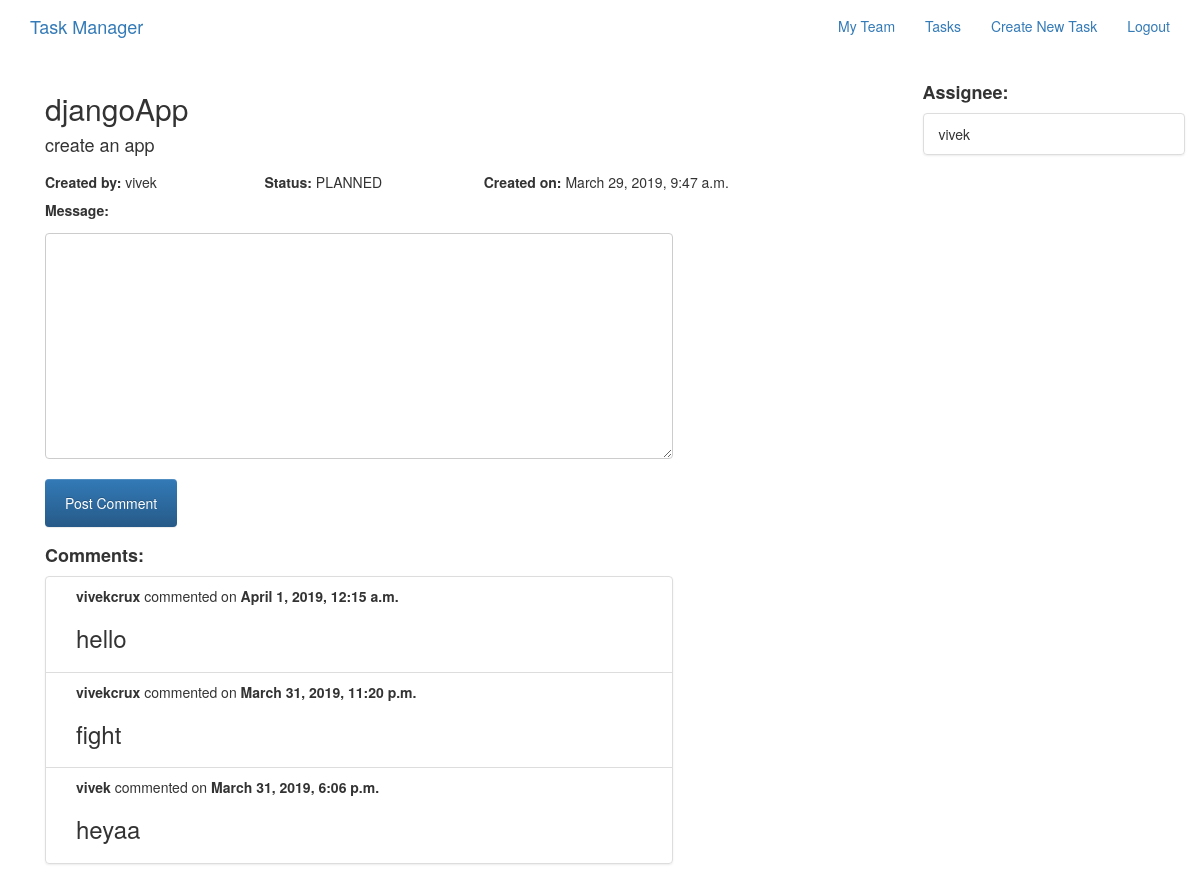
Screenshot of /tasks/about/djangoapp/ (signed in) with the database file from the repository.
### tasks/models.py (models this page shows, shortened)
class Task(models.Model):
    title = models.CharField(max_length=255,unique=True)
    description = models.TextField(blank=True,default='')
    STATUS_CHOICES = (
        ("PLANNED", "Planned"),
        ("INPROGRESS", "Inprogress"),
        ("DONE", "Done"),
    )
    status = models.CharField(max_length=10,
                              choices=STATUS_CHOICES,
                              default="PLANNED")
    slug = models.SlugField(allow_unicode=True,unique=True)
    creator = models.ForeignKey(User,related_name="tasks",on_delete=models.CASCADE)
    created_at = models.DateTimeField(auto_now=True)
    assignees = models.ManyToManyField(User,through="TaskAssignees")
    class Meta:
        ordering = ["-created_at"]

class Comment(models.Model):
    message = models.TextField(unique=False)
    user = models.ForeignKey(User,related_name="user_comments",on_delete=models.CASCADE)
    task = models.ForeignKey(Task,related_name="task_comments",on_delete=models.CASCADE)
    slug = models.SlugField(allow_unicode=True,unique=True)
    created_at = models.DateTimeField(auto_now=True)
    class Meta:
        ordering = ["-created_at"]

### tasks/views.py (the view)
# urls.py: url(r"^about/(?P<slug>[-\w]+)/$",views.TaskDetail.as_view(),name="single"),
class TaskDetail(LoginRequiredMixin,generic.DetailView):
    model = Task
    def get_context_data(self, **kwargs):
        context = super(TaskDetail, self).get_context_data(**kwargs)
        context['comment_form'] = CommentForm
        context['assign_task_form'] = AssignTaskForm
        return context

### teams/templatetags/team_tags.py (called while the page is built)
@register.simple_tag(takes_context=True)
def getteam(context):
    try:
        request = context['request']
        user = User.objects.get(username=request.user.username)
        team = user.members.team
    except ObjectDoesNotExist:
        team = None
    return team

### tasks/templates/tasks/task_detail.html (shortened to what this page needs)
{% extends "tasks/task_base.html" %}
{% load tz %}
{% block task_content %}
{% if task.creator == request.user or task.creator.members.team == request.user.members.team %}
<div class="col-md-9">
  <h2>
    {{ task.title }}
  </h2>
  <h4>{{ task.description }}</h4>
  <div class="row">
    <div class="col-md-3">
      <h5><strong>Created by: </strong>{% if request.user == task.creator %}You{% else %}{{ task.creator }}{% endif %}</h5>
    </div>
    <div class="col-md-3">
      <h5><strong>Status: </strong>{{ task.status }}</h5>
    </div>
    <div class="col-md-6">
      <h5><strong>Created on: </strong>{{ task.created_at|localtime }}</h5>
    </div>
  </div>
<div class="row">
  <div class="col-md-9">
    <form action="{% url 'tasks:comment' slug=task.slug username=request.user %}" method="POST">
      {{ comment_form }}
      <input type="submit" name="" value="Post Comment" class="btn btn-primary btn-large">
    </form>
  </div>
  <div class="col-md-9">
    <h4>
    {% if task.task_comments.count > 0 %}
    <strong>Comment{{ task.task_comments.count|pluralize }}:</strong>
    {% endif %}
    </h4>
    <div class="list-group">
      {% for comment in task.task_comments.all %}
      <div class="list-group-item">
        <div class="list-group-item-text container-fluid">
          <div class="row">
            <div class="col-md-12">
              <strong>{{ comment.user }}</strong> commented on <strong>{{ comment.created_at|localtime }}</strong>
            </div>
            <div class="col-md-12">
                <h3>{{ comment.message }}</h3>
            </div>
          </div>
        </div>
      </div>
      {% endfor %}
    </div>
  </div>
</div>
</div>
<div class="col-md-3">
    <h4>
      <strong>Assignee{{ task.assignees.count|pluralize }}:</strong>
    </h4>
    <div class="list-group">
      {% for assignee in task.assignees.all %}
      <div class="list-group-item">
        {{ assignee }}
      </div>
      {% endfor %}
    </div>
</div>
{% else %}
<h1>You are not authorized to view this task</h1>
{% endif %}
{% endblock %}

### static/css/master.css (style rules this page uses)
input[type=password],textarea, select { width: 100%; padding: 12px 20px; margin: 8px 0; display: inline-block; border: 1px solid #ccc; border-radius: 4px; box-sizing: border-box; }
input[type=submit] { background-color: #4CAF50; color: white; padding: 14px 20px; margin: 8px 0; border: none; border-radius: 4px; cursor: pointer; }

### rows the page displays
Task: title "djangoApp", description "create an app", creator "vivek", status "PLANNED", created_at "March 29, 2019, 9:47 a.m."
Comment: user "vivekcrux", created_at "April 1, 2019, 12:15 a.m.", message "hello"
Comment: user "vivekcrux", created_at "March 31, 2019, 11:20 p.m.", message "fight"
Comment: user "vivek", created_at "March 31, 2019, 6:06 p.m.", message "heyaa"

### other values shown
{{ assignee }} "vivek"
